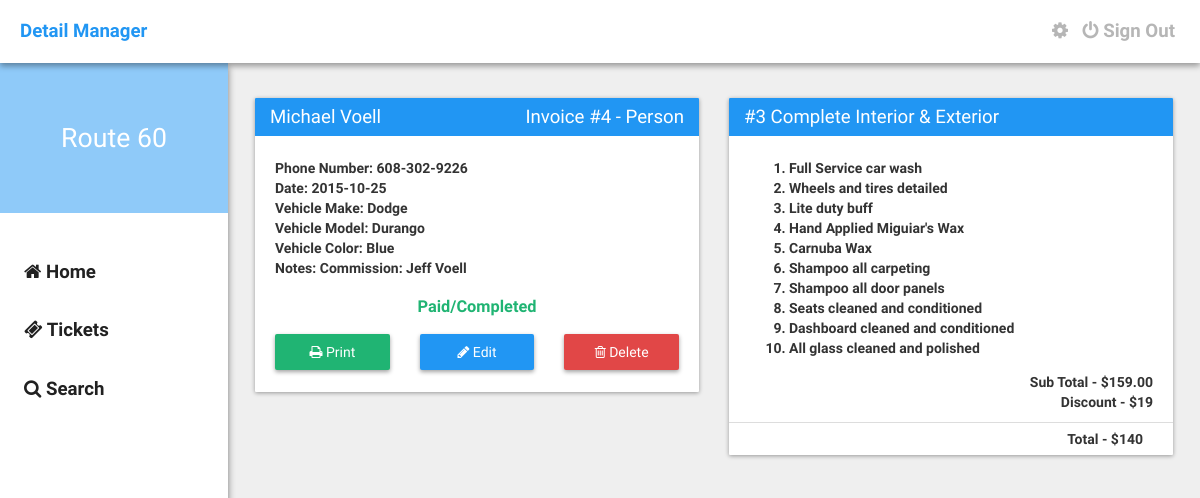
The app's page /ticket.php?id=308684574.38732 (signed in), older data.
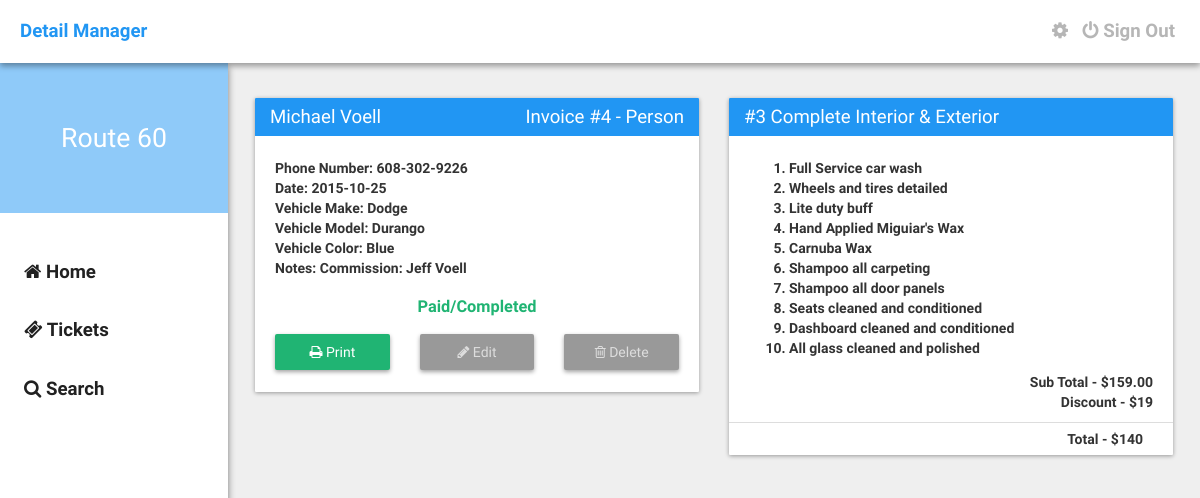
The same page, newer data.
### tables this page shows
CREATE TABLE IF NOT EXISTS `detail_users` (
  `user_id` int(11) NOT NULL,
  `username` varchar(32) NOT NULL,
  `password` varchar(1024) NOT NULL,
  `email` varchar(1024) NOT NULL,
  `avatar` varchar(1024) NOT NULL DEFAULT 'http://placehold.it/300x300',
  `description` varchar(10000) NOT NULL DEFAULT 'I''m a newly registered user on HoloHex!',
  `power_rank` varchar(1024) NOT NULL DEFAULT '1',
  `active` int(11) NOT NULL DEFAULT '1',
  `type` varchar(32) NOT NULL DEFAULT 'User',
  `dob` timestamp NOT NULL DEFAULT CURRENT_TIMESTAMP
);

CREATE TABLE IF NOT EXISTS `detail_tickets` (
  `id` int(11) NOT NULL,
  `locked` int(11) NOT NULL DEFAULT '0',
  `first_name` text NOT NULL,
  `last_name` text NOT NULL,
  `phone_number` varchar(32) NOT NULL,
  `date` date NOT NULL,
  `vehicle_make` text NOT NULL,
  `vehicle_model` text NOT NULL,
  `vehicle_color` text NOT NULL,
  `discount` int(11) NOT NULL,
  `services` varchar(32) NOT NULL,
  `pre_paid_done` varchar(32) NOT NULL,
  `user_id` varchar(32) NOT NULL,
  `ticket_id` varchar(32) NOT NULL,
  `notes` text NOT NULL,
  `ticket_creator` text NOT NULL
);

### assets/core/init.php (called while the page is built, shortened)
<?php
	$site = "http://".$_SERVER['SERVER_NAME']."";
	require("functions/users.php");
	if(logged_in() === true) {
		$session_user_id = $_SESSION['user_id'];
		$user_data = user_data($session_user_id, 'user_id', 'username', 'password', 'email', 'avatar', 'description', 'power_rank', 'active', 'type', 'dob');
	}

### assets/core/functions/users.php (called while the page is built, shortened)
<?php
	function user_data($user_id) {
		$user_id = (int)$user_id;
		$func_num_args = func_num_args();
		$func_get_args = func_get_args();
		if($func_num_args > 1) {
			unset($func_get_args[0]);
			$fields = '`'.implode('`, `', $func_get_args).'`';
			$data = mysql_fetch_assoc(mysql_query("SELECT $fields FROM `detail_users` WHERE `user_id`='$user_id'"));
			return $data;
		}
	}
	function logged_in() {
		return (isset($_SESSION['user_id'])) ? true : false;
	}
?>

### ticket.php (the view, shortened to what this page needs)
<?php require_once("./assets/core/init.php"); require_once("./include/navbar.php"); ?>
    <?php
        $ticketid = $_GET['id'];
        $getticketinfo = mysql_query("SELECT * FROM detail_tickets WHERE ticket_id = '$ticketid'");
        while($row = mysql_fetch_array($getticketinfo)) {
            $tid = $row['id'];
            $firstname = $row['first_name'];
            $lastname = $row['last_name'];
            $pnumber = $row['phone_number'];
            $date = $row['date'];
            $vmake = $row['vehicle_make'];
            $vmodel = $row['vehicle_model'];
            $vcolor = $row['vehicle_color'];
            $discount = $row['discount'];
            $services = $row['services'];
            $options = $row['pre_paid_done'];
            $ticket_id = $row['ticket_id'];
            $notes = $row['notes'];
            $tcreator = $row['ticket_creator'];
            $lock = $row['locked'];
        }
        if($lock == 0) {
            $cdisabled = '';
        }elseif($lock == 1) {
            $cdisabled = 'disabled="disabled" class="disabled"';
        }
        if($services == 'wax'){
            $servicetitle = "Meguiar's Wax";
            $serviceprice = "35.00";
            $servicedetails = "
                <ol>
                    <li>Wax Special</li>
                </ol>
            ";
        }
        elseif($services == 3) {
            $servicetitle = "#3 Complete Interior & Exterior";
            $serviceprice = "159.00";
            $servicedetails = "
                <ol>
                    <li>Full Service car wash</li>
                    <li>Wheels and tires detailed</li>
                    <li>Lite duty buff</li>
                    <li>Hand Applied Miguiar's Wax</li>
                    <li>Carnuba Wax</li>
                    <li>Shampoo all carpeting</li>
                    <li>Shampoo all door panels</li>
                    <li>Seats cleaned and conditioned</li>
                    <li>Dashboard cleaned and conditioned</li>
                    <li>All glass cleaned and polished</li>
                </ol>
            ";
        }
        if($options == 'Prepaid') {
            $option = "<center><h3 style='color: #E14747;'>Prepaid</h3></center>";
        }elseif($options == 'Paid/Completed') {
            $option = "<center><h3 style='color: #20B473;'>Paid/Completed</h3></center>";
        }elseif($options == 'Appointment') {
            $option = "<center><h3 style='color: #FFC017;'>Appointment</h3></center>";
        }
        $totalprice = $serviceprice - $discount;
    ?>
    <div class="container">
        <div class="row">
            <div class="col-md-6">
                <div class="card">
                    <div class="card-title"><?php echo $firstname." ".$lastname." <span style='float: right;'>Invoice #".$tid." - ".$tcreator."</span>"; ?></div>
                    <div class="card-content">
                        <p><b>Phone Number:</b> <?php echo $pnumber; ?>
                        <br />
                        <b>Date:</b> <?php echo $date; ?>
                        <br />
                        <b>Vehicle Make:</b> <?php echo $vmake; ?>
                        <br />
                        <b>Vehicle Model:</b> <?php echo $vmodel; ?>
                        <br />
                        <b>Vehicle Color:</b> <?php echo $vcolor; ?>
                        <br />
                        <b>Notes:</b> <?php echo $notes; ?></p>
                        <p><?php echo $option; ?></p>
                        <p>
                            <div class="row">
                                <div class="col-md-4">
                                    <a href="<?php echo $site; ?>/print?id=<?php echo $ticket_id; ?>" target="_blank" class="button-raised print"><i class="fa fa-print"></i> Print</a>
                                </div>
                                <div class="col-md-4">
                                    <a <?php echo $cdisabled; ?> href="<?php echo $site; ?>/edit?id=<?php echo $ticket_id; ?>" class="button-raised"><i class="fa fa-pencil"></i> Edit</a>
                                </div>
                                <div class="col-md-4">
                                    <a <?php echo $cdisabled; ?> href="<?php echo $site; ?>/deleteticket?id=<?php echo $ticket_id; ?>" class="button-raised delete"><i class="fa fa-trash-o"></i> Delete</a>
                                </div>
                            </div>
                        </p>
                    </div>
                </div>
            </div>
            <div class="col-md-6">
                <div class="card">
                    <div class="card-title"><?php echo $servicetitle; ?></div>
                    <div class="card-content">
                        <p><?php echo $servicedetails; ?></p>
                        <div class="row">
                            <div class="col-md-12">
                                <div style="float: right;">Sub Total - $<?php echo $serviceprice; ?></div>
                            </div>
                            <div class="col-md-12">
                                <div style="float: right;">Discount - $<?php echo $discount; ?></div>
                            </div>
                        </div>
                    </div>
                    <div class="card-footer">
                        <div class="col-md-12">
                            <div style="float: right;"><b>Total - $<?php echo $totalprice; ?></b></div>
                        </div>
                    </div>
                </div>
            </div>
        </div>
    </div>
<?php require_once("./include/footer.php"); ?>

### include/navbar.php (shortened to what this page needs)
<!DOCTYPE html>
<html>
<head>
	<link rel="stylesheet" type="text/css" href="<?php echo $site; ?>/assets/css/bootstrap.min.css">
	<link rel="stylesheet" type="text/css" href="<?php echo $site; ?>/assets/css/main.css" />
	<link rel="stylesheet" href="https://maxcdn.bootstrapcdn.com/font-awesome/4.4.0/css/font-awesome.min.css">
</head>
<body>
	<div class="nav">
		<a href="<?php echo $site; ?>" class="brand">Detail Manager</a>
		<div class="right">
			<?php
				if(logged_in() === true) {
					if($user_data['username'] == "route60admin") {
						echo '<a href="'.$site.'/settings" class="navigation"><i class="fa fa-cog"></i></a>';
					}else{
						echo '';
					}
				}else{
					echo '';
				}
			?>
			<?php
				if(logged_in() === true) {
					echo '<a href="/signout" class="navigation"><i class="fa fa-power-off"></i> Sign Out</a>';
				}else{
					echo '<a href="/signin" class="navigation"><i class="fa fa-power-off"></i> Sign In</a>';
				}
			?>
		</div>
	</div>
	<div class="left-nav">
		<div class="header">
			<div class="brand">
				<?php
					if(logged_in() === true) {
						echo $user_data['description'];
					}else{
						echo "Guest";
					}
				?>
			</div>
		</div>
		<div class="links">
			<a href="<?php echo $site; ?>"><i class="fa fa-home"></i> Home</a>
			<a href="<?php echo $site; ?>/tickets?page=1"><i class="fa fa-ticket"></i> Tickets</a>
			<a href="#"><i class="fa fa-search"></i> Search</a>
		</div>
	</div>

### include/footer.php
</body>
</html>

### assets/css/main.css (style rules this page uses)
body { margin: 0px; padding: 0px; height: 100%; font-weight: bold; min-height: 100%; background: #EFEFEF; font-family: "RobotoDraft", Arial, sans-serif, Helvetica; }
.right { float: right; }
.nav { width: 100%; z-index: 9999; font-size: 14pt; padding: 18px 20px; position: relative; background: #FFFFFF; box-sizing: border-box; -moz-box-sizing: border-box; -webkit-box-sizing: border-box; box-shadow: 0 3px 6px rgba(0, 0, 0, 0.37); }
.nav > .brand { color: #2196F3; font-weight: bold; text-decoration: none; transition: all 0.18s ease; }
.nav > .right > a { color: #B6B6B6; margin-left: 5px; margin-right: 5px; transition: all 0.18s ease; }
.left-nav { width: 19%; height: 100%; z-index: 9998; position: fixed; background: #FFFFFF; box-shadow: 0 4px 7px rgba(0, 0, 0, 0.49); }
.left-nav > .header { width: 100%; height: 150px; background: url(http://www.lirent.net/wp-content/uploads/2014/10/Google-Now-Wallpaper-1-800x450.png); background-size: cover; }
.left-nav > .header > .brand { width: 100%; color: #FFFFFF; font-size: 20pt; font-weight: 200; line-height: 150px; text-align: center; background: rgba(33, 150, 243, 0.5); }
.left-nav > .links { width: 100%; margin-top: 30px; }
.left-nav > .links > a { width: 100%; color: #212121; display: block; font-size: 14pt; padding: 16px 24px; text-decoration: none; box-sizing: border-box; transition: all 0.18s ease; -moz-box-sizing: border-box; -webkit-box-sizing: border-box; }
.container { width: 79%; float: right; margin-top: 20px; margin-left: 20px; margin-right: 12px; }
.card { width: 100%; margin-top: 15px; border-radius: 1px; margin-bottom: 15px; background: #FFFFFF; box-shadow: 0 1px 4px rgba(0, 0, 0, 0.37); }
.card > .card-title { color: #FFFFFF; font-size: 14pt; font-weight: 300; padding: 6px 15px; background: #2196F3; border-top-left-radius: 1px; border-top-right-radius: 1px; }
.card > .card-content { padding: 8px 20px; }
.card > .card-footer { padding: 6px 15px; border-top: 1px solid #DDDDDD; }
.button-raised { width: 100%; border: none; color: #FFFFFF; font-weight: 500; padding: 8px 20px; text-align: center; border-radius: 2px; background: #2196F3; display: inline-block; transition: all 0.3s ease; box-shadow: 0 2px 4px rgba(0, 0, 0, 0.37); }
.button-raised.print { background: #20B473; }
.disabled { width: 100%; border: none; color: #FFFFFF; font-weight: 500; padding: 8px 20px; text-align: center; border-radius: 2px; background: #2196F3; display: inline-block; transition: all 0.3s ease; box-shadow: 0 2px 4px rgba(0, 0, 0, 0.37); }
.disabled[disabled] { color: #DDDDDD; background: #999999; pointer-events: none; }
[disabled] { color: #DDDDDD; background: #999999; pointer-events: none; }
.button-raised.delete { background: #E14747; }

Row changes from the older to the newer data that the page shows:
changed detail_tickets "Michael": locked 0 → 1 (drawn)
